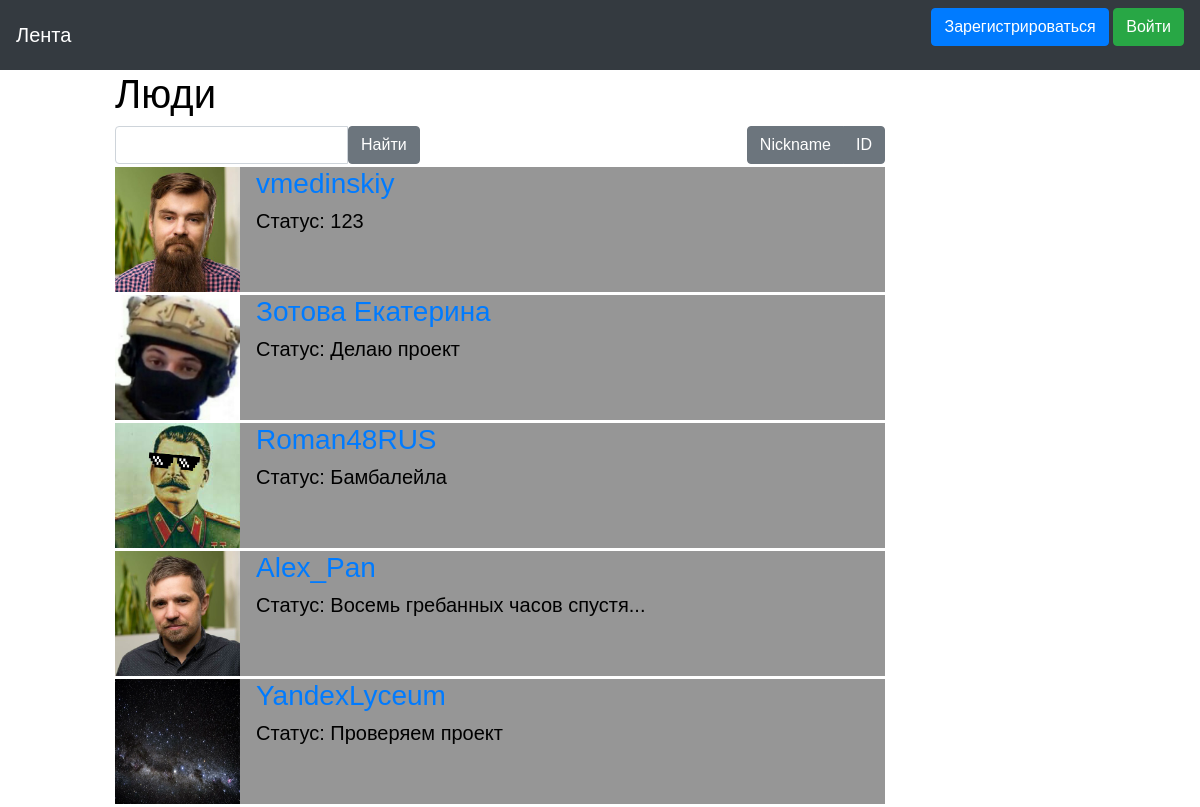
The app's page /people, older data.
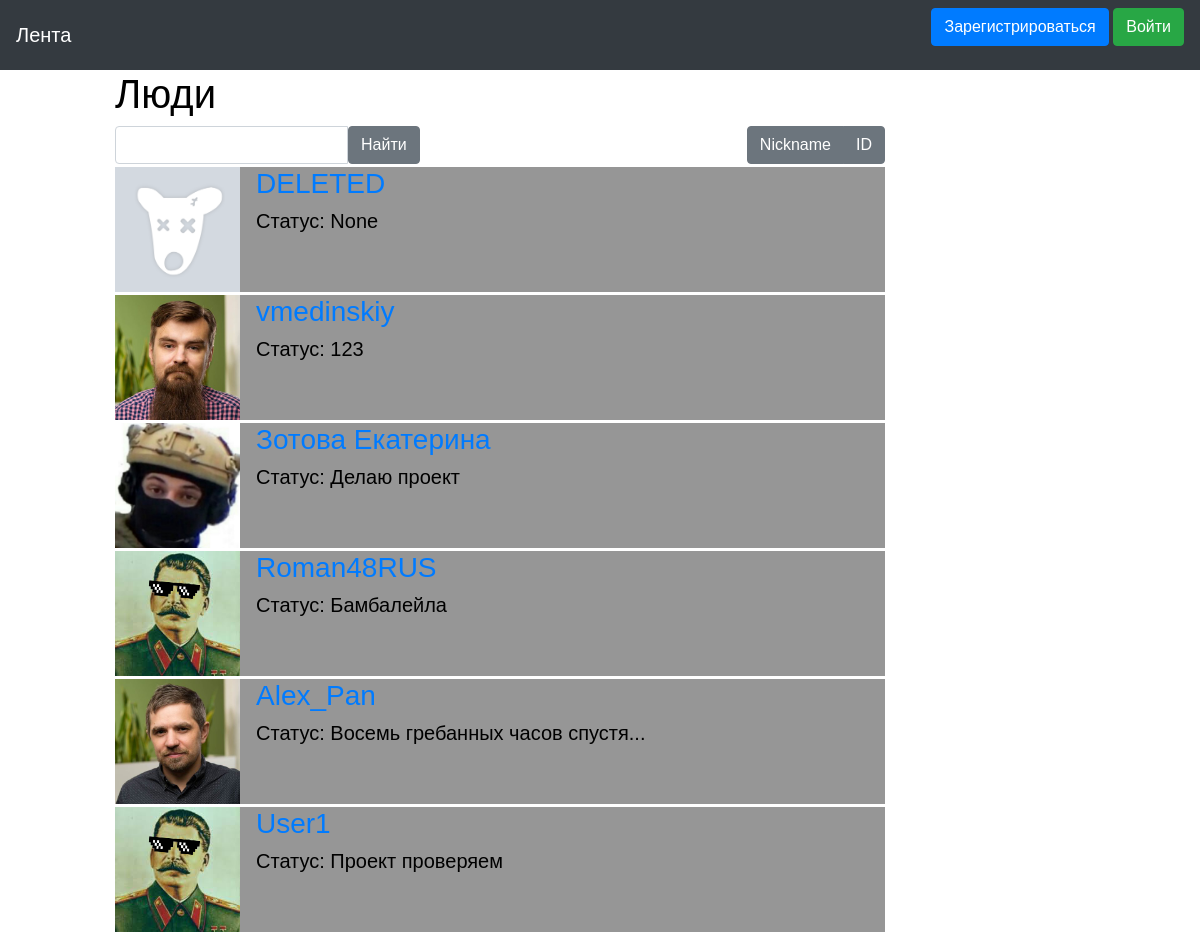
The same page, newer data.
### data/users.py (models this page shows, shortened)
class User(SqlAlchemyBase, UserMixin, SerializerMixin):
    __tablename__ = 'users'
    id = sqlalchemy.Column(sqlalchemy.Integer,
                           primary_key=True, autoincrement=True)
    name = sqlalchemy.Column(sqlalchemy.String, nullable=True)
    status = sqlalchemy.Column(sqlalchemy.String, nullable=True)
    email = sqlalchemy.Column(sqlalchemy.String,
                              index=True, unique=True, nullable=True)
    hashed_password = sqlalchemy.Column(sqlalchemy.String, nullable=True)
    created_date = sqlalchemy.Column(sqlalchemy.DateTime,
                                     default=datetime.datetime.now)
    friends = sqlalchemy.Column(sqlalchemy.String, nullable=True)
    avatar = sqlalchemy.Column(sqlalchemy.String,
                               default='/static/img/backgrounds/default.png')
    liked_news = sqlalchemy.Column(sqlalchemy.VARCHAR, nullable=True)
    liked_photos = sqlalchemy.Column(sqlalchemy.VARCHAR, nullable=True)
    background = sqlalchemy.Column(sqlalchemy.String, default='/static/img/backgrounds/default.png')
    theme = sqlalchemy.Column(sqlalchemy.Boolean, default=1)
    albums = sqlalchemy.Column(sqlalchemy.VARCHAR)

### main.py (the view)
@app.route("/people", methods=["GET", "POST"])
def get_people():
    form = UsersForm()
    js = url_for("static", filename="js/bs-custom-file-input.js")
    session = db_session.create_session()
    users = session.query(User)
    find_string = request.form.get("find_string")
    if form.validate_on_submit():
        if form.find_string.data:
            users = session.query(User).filter(User.name.like(f'%{find_string}%'))
        else:
            users = session.query(User)
    return render_template("people.html", form=form, users=users, title='Люди', base=get_base(),
                           js=js)

### main.py
class UsersForm(FlaskForm):
    find_string = StringField('Поиск людей')
    submit = SubmitField('Найти')

class BaseForm(FlaskForm):
    background = ""
    text_color = 'white'
    back = '#0a0a0a'
    back_color = '#646464'
    font_white = "white"
    js_for_files = ""

### data/db_session.py (called while the page is built)
def create_session() -> Session:
    global __factory
    return __factory()

### main.py (called while the page is built)
def get_base():
    base = BaseForm()
    if current_user.is_authenticated:
        base.background = current_user.background
        base.text_color = 'white' if not current_user.theme else 'black'
        base.back = '#0a0a0a' if not current_user.theme else '#f5f5f5'
        base.back_color = '#1e1e1e' if not current_user.theme else '#969696'
    else:
        base.background = ""
        base.text_color = 'black'
        base.back = '#0a0a0a'
        base.back_color = '#969696'
    base.js_for_files = url_for("static", filename="js/bs-custom-file-input.js")
    return base

### templates/people.html (shortened to what this page needs)
{% extends "base.html" %}
{% block content %}
<div class="col-8">
<h1>Люди</h1>
<div class="btn-toolbar justify-content-between" role="toolbar"
     aria-label="Toolbar with button groups">
    <form action="" method="post">
        <div class="input-group">
            {{ form.find_string(class="form-control") }}
            {{ form.submit(type="submit", class="btn btn-secondary") }}
        </div>
    </form>
    <div class="btn-group mp-3" role="group" aria-label="Third group">
        <button type="radio" class="btn btn-secondary checked">Nickname</button>
        <button type="radio" class="btn btn-secondary">ID</button>
    </div>
</div>
{% for item in users%}
<div class="col-100">
    <div class="block">
        <div class="media">
            <img src={{item.avatar}} class="align-self-start mr-3" alt={{item.name}} width="125"
                 height="125">
            <div class="media-body">
                <h3 class="mt-0"><a href="/profile/{{ item.id }}"> {{item.name}} </a></h3>
                <h5 class="mt-1">Статус: {{item.status}}</h5>
            </div>
        </div>
    </div>
</div>
{% endfor %}
</div>
{% endblock %}

### templates/base.html (shortened to what this page needs)
<!doctype html>
<html lang="en">
<head>
    <link rel="stylesheet"
          href="https://stackpath.bootstrapcdn.com/bootstrap/4.4.1/css/bootstrap.min.css"
>
</head>
<body>
<header>
    <nav class="navbar navbar-dark bg-dark">
        <a class="navbar-brand" href="/">Лента</a>
        {% if current_user.is_authenticated %}
        <a class="navbar-brand" href="/messages">Телеграф</a>
        <a class="navbar-brand" href="/neuro/meme">Нейросеть</a>
        <a class="navbar-brand" href="/people">Люди</a>
        <a class="navbar-brand" href="/profile/{{current_user.id}}">
            <img src={{current_user.avatar}}
                 width="50" height="50"
                 alt="PEP8" class="d-inline-block align-top"> {{current_user.name}}
        </a>
        {% else %}
        <p>
            <a class="btn btn-primary " href="/register">Зарегистрироваться</a>
            <a class="btn btn-success" href="/login">Войти</a>
        </p>
        {% endif %}
    </nav>
</header>
<main role="main" class="container-fluid">
    <div class="row">
        <div class="col-1"></div>
        {% block content %}{% endblock %}
    </div>
</main>
</body>
</html>

Row changes from the older to the newer data that the page shows:
removed User: avatar (placeholder picture), name "YandexLyceum", status "Проверяем проект"
added User: avatar (placeholder picture), name "DELETED", status "None"
added User: avatar (picture), name "User1", status "Проект проверяем"
